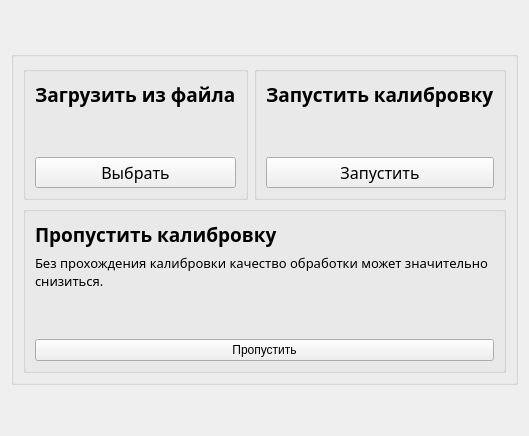
           <widget class="QWidget" name="page_calibrationChoice">
            <layout class="QGridLayout" name="gridLayout_3">
             <item row="1" column="0">
              <widget class="QGroupBox" name="groupBox_calibration_options">
               <property name="title">
                <string/>
               </property>
               <property name="flat">
                <bool>true</bool>
               </property>
               <layout class="QGridLayout" name="gridLayout_2">
                <item row="0" column="0">
                 <widget class="QGroupBox" name="groupBox_calibration_from_file">
                  <property name="title">
                   <string/>
                  </property>
                  <layout class="QVBoxLayout" name="verticalLayout_4">
                   <item>
                    <widget class="QLabel" name="label_calibration_from_file_title">
                     <property name="font">
                      <font>
                       <family>Rubik</family>
                       <pointsize>14</pointsize>
                       <bold>true</bold>
                      </font>
                     </property>
                     <property name="text">
                      <string>Загрузить из файла</string>
                     </property>
                    </widget>
                   </item>
                   <item>
                    <widget class="QLabel" name="label_calibration_from_file_icon">
                     <property name="font">
                      <font>
                       <family>Rubik</family>
                       <pointsize>20</pointsize>
                       <bold>false</bold>
                      </font>
                     </property>
                     <property name="text">
                      <string>&lt;ICON&gt;</string>
                     </property>
                    </widget>
                   </item>
                   <item>
                    <widget class="QPushButton" name="pushButton_calibration_from_file">
                     <property name="font">
                      <font>
                       <family>Rubik</family>
                       <pointsize>12</pointsize>
                      </font>
                     </property>
                     <property name="text">
                      <string>Выбрать</string>
                     </property>
                    </widget>
                   </item>
                  </layout>
                 </widget>
                </item>
                <item row="0" column="1">
                 <widget class="QGroupBox" name="groupBox_calibration_start">
                  <property name="title">
                   <string/>
                  </property>
                  <layout class="QVBoxLayout" name="verticalLayout_5">
                   <item>
                    <widget class="QLabel" name="label_calibration_start_title">
                     <property name="font">
                      <font>
                       <family>Rubik</family>
                       <pointsize>14</pointsize>
                       <bold>true</bold>
                      </font>
                     </property>
                     <property name="text">
                      <string>Запустить калибровку</string>
                     </property>
                    </widget>
                   </item>
                   <item>
                    <widget class="QLabel" name="label_calibration_start_icon">
                     <property name="font">
                      <font>
                       <family>Rubik</family>
                       <pointsize>20</pointsize>
                      </font>
                     </property>
                     <property name="text">
                      <string>&lt;ICON&gt;</string>
                     </property>
                    </widget>
                   </item>
                   <item>
                    <widget class="QPushButton" name="pushButton_calibration_start">
                     <property name="font">
                      <font>
                       <family>Rubik</family>
                       <pointsize>12</pointsize>
                      </font>
                     </property>
                     <property name="text">
                      <string>Запустить</string>
                     </property>
                    </widget>
                   </item>
                  </layout>
                 </widget>
                </item>
                <item row="1" column="0" colspan="2">
                 <widget class="QGroupBox" name="groupBox_calibration_skip">
                  <property name="title">
                   <string/>
                  </property>
                  <layout class="QVBoxLayout" name="verticalLayout_6">
                   <item>
                    <widget class="QLabel" name="label_calibration_skip_title">
                     <property name="font">
                      <font>
                       <family>Rubik</family>
                       <pointsize>14</pointsize>
                       <bold>true</bold>
                      </font>
                     </property>
                     <property name="text">
                      <string>Пропустить калибровку</string>
                     </property>
                    </widget>
                   </item>
                   <item>
                    <widget class="QLabel" name="label_calibration_skip_text">
                     <property name="font">
                      <font>
                       <family>Rubik</family>
                       <pointsize>10</pointsize>
                      </font>
                     </property>
                     <property name="text">
                      <string>Без прохождения калибровки качество обработки может значительно снизиться.</string>
                     </property>
                     <property name="wordWrap">
                      <bool>true</bool>
                     </property>
                    </widget>
                   </item>
                   <item>
                    <widget class="QLabel" name="label_calibration_skip_icon">
                     <property name="font">
                      <font>
                       <family>Rubik</family>
                       <pointsize>20</pointsize>
                       <italic>false</italic>
                       <bold>false</bold>
                      </font>
                     </property>
                     <property name="text">
                      <string>&lt;ICON&gt;</string>
                     </property>
                    </widget>
                   </item>
                   <item>
                    <widget class="QPushButton" name="pushButton_calibration_skip">
                     <property name="text">
                      <string>Пропустить</string>
                     </property>
                    </widget>
                   </item>
                  </layout>
                 </widget>
                </item>
               </layout>
              </widget>
             </item>
             <item row="2" column="0">
              <spacer name="verticalSpacer_calibrationChoiceOptionsBottom">
               <property name="orientation">
                <enum>Qt::Orientation::Vertical</enum>
               </property>
               <property name="sizeHint" stdset="0">
                <size>
                 <width>20</width>
                 <height>40</height>
                </size>
               </property>
              </spacer>
             </item>
             <item row="0" column="0">
              <spacer name="verticalSpacer_calibrationChoiceOptionsTop">
               <property name="orientation">
                <enum>Qt::Orientation::Vertical</enum>
               </property>
               <property name="sizeHint" stdset="0">
                <size>
                 <width>20</width>
                 <height>40</height>
                </size>
               </property>
              </spacer>
             </item>
            </layout>
           </widget>
